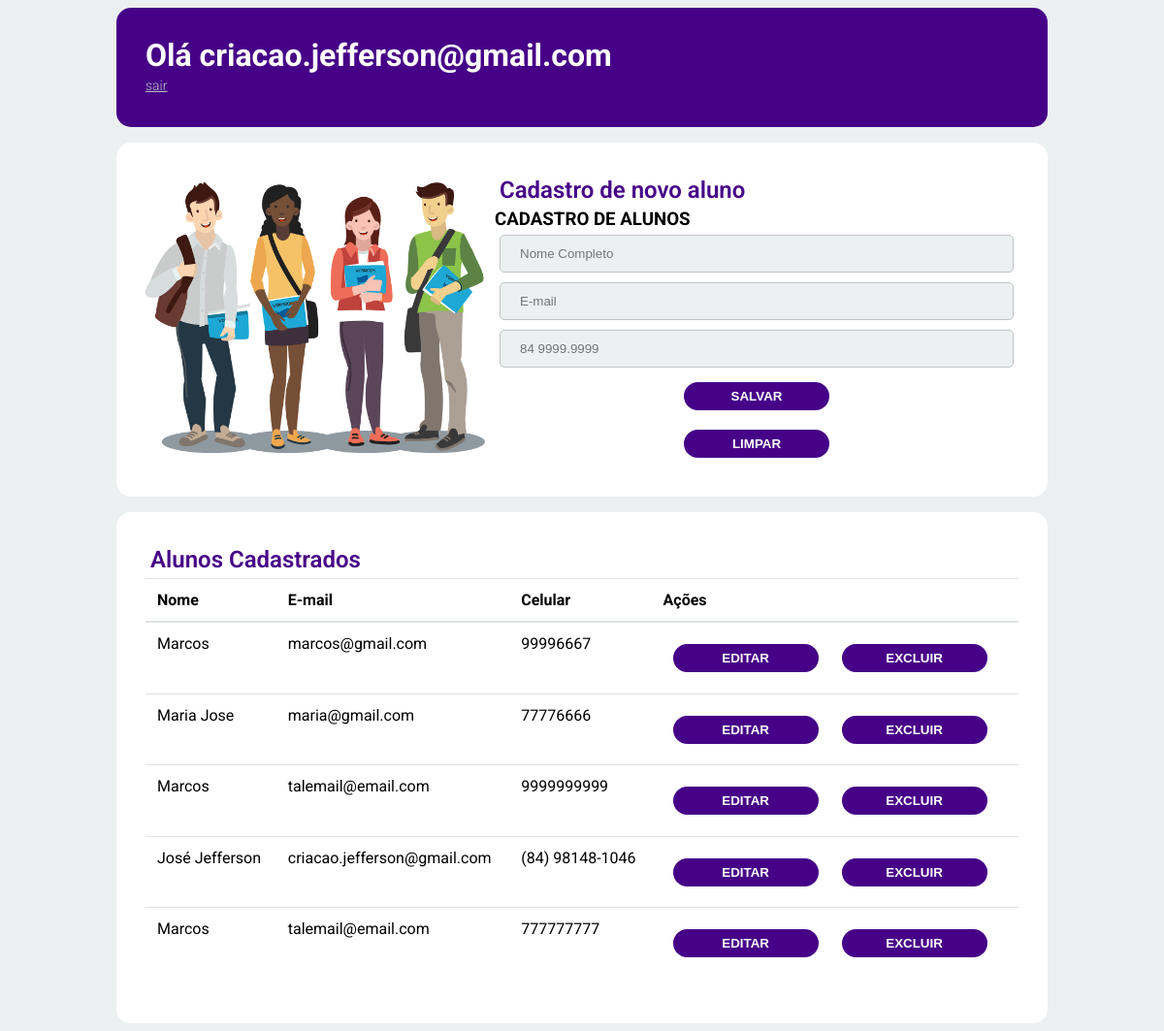
/painel.php (signed in), run on the app's committed database.
### tables this page shows
CREATE TABLE `alunos` (
  `id` int(11) NOT NULL,
  `nome` varchar(45) NOT NULL,
  `email` varchar(45) NOT NULL,
  `celular` varchar(15) DEFAULT NULL
);

### funcao.php (the view, shortened to what this page needs)
<?php
include('conexao.php');
$nome = "";
$email = "";
$celular = "";
function listar($conexao){
    $lista = '';
    if($result = $conexao->query("select * from alunos")){
        while($row = $result->fetch_row()){
            $lista = $lista.'<tr class="coluna">';
            $lista = $lista.'<td class="linha">'.utf8_encode($row[1]).'</td>';
            $lista = $lista.'<td class="linha">'.utf8_encode($row[2]).'</td>';
            $lista = $lista.'<td class="linha">'.utf8_encode($row[3]).'</td>';
            $lista = $lista.'<td class="linha">';
            $lista = $lista.'<button  class="btn btn-white" type="button" onclick="editar('.$row[0].')">EDITAR</button>';
            $lista = $lista.'&nbsp;';
            $lista = $lista.'<button  class="btn btn-white" type="button" onclick="excluir('.$row[0].')">EXCLUIR</button>';
            $lista = $lista.'</td>';
            $lista = $lista.'<tr>';
        }
    }else{
        echo("Nenhum resgistro encontrado");
    }
}
listar($conn);

### painel.php (shortened to what this page needs)
<?php
include('funcao.php');
?>
<!DOCTYPE html>
<html lang="pt-BR">
<head>
    <link rel="stylesheet" href="css/style.css">
    <link rel="stylesheet" href="css/painel.css">
</head>
<body>
    <div class="container">
        <header class="conteudo header">
            <h1>Olá <?php echo $_SESSION['email'];?></h1>
            <a class="description text-grey" href="logout.php">sair</a>
        </header>
        <section class="conteudo add">
            <div class="img">
                <img src="img/student-png.png" alt="icone cadastro">
            </div>
            <div class="formulario">
                <h2 class="title text-purple">Cadastro de novo aluno</h2>
                    <form id="cadAluno" method="POST" action="funcao.php" class="form">
                        <h3>CADASTRO DE ALUNOS</h3>
                        <label for="nome">
                        <input type="text" placeholder="Nome Completo" require id="nome" name="nome" value="<?=$nome?>"/>
                        </label>
                        <label for="email">
                        <input type="text" placeholder="E-mail" require id="email" name="email" value="<?=$email?>"/>
                        </label>
                        <label for="celular">
                        <input type="text" placeholder="84 9999.9999" require id="celular" name="celular" value="<?=$celular?>"/>
                        </label>
                        <button class="btn btn-white" type="button" onclick="salvar()">Salvar</button>
                        <button class="btn btn-white" type="button" onclick="limpar()">Limpar</button>
                    </form>
            </div>
        </section>
        <section class="conteudo tabela">
            <h2 class="title text-purple">Alunos Cadastrados</h2>
            <table class="table">
                <thead>
                  <tr>
                    <th scope="col">Nome</th>
                    <th scope="col">E-mail</th>
                    <th scope="col">Celular</th>
                    <th scope="col">Ações</th>
                  </tr>
                </thead>
                <tbody>
                <?php echo($lista) ?>
                </tbody>
              </table>
        </section>
    </div>
</body>
</html>

### css/style.css (style rules this page uses)
* { margin: 0; padding: 0; box-sizing: border-box; }
body { font-family: 'Roboto', sans-serif; }
.container { display: flex; justify-content: center; align-items: center; height: 100vh; background-color: #ecf0f1; }
.form label { background-color: #ecf0f1; border: 1px solid #bdc3c7; border-radius: 5px; margin: 5px; padding: 5px 10px; display: flex; align-items: center; }
.form input { background-color: #ecf0f1; padding: 6px 10px; width: 260px; border: none; width: 100%; }
.title { font-weight: 600; margin: 5px; }
.description { font-size: 14px; font-weight: 300; line-height: 25px; }
.text-purple { color: #460087; }
.text-grey { color: #bdc3c7; }
.form { display: flex; flex-direction: column; }
.btn { border-radius: 15px; margin: 10px; text-transform: uppercase; padding: 5px 20px; cursor: pointer; font-weight: 700; width: 150px; align-self: center; }
.btn-white { border: 2px solid #460087; background-color: #460087; color: white; transition: background-color .8s; }

### css/painel.css (style rules this page uses)
.container { flex-direction: column; height: 100%; }
.conteudo { background-color: white; border-radius: 15px; margin: 8px; width: 80%; padding: 30px; align-items: center; }
.add { display: flex; }
.img { width: 40%; }
.img img { width: 350px; }
.formulario { width: 60%; }
.header { background-color:#460087; color: white; }
table { border-collapse: collapse; }
th { text-align: inherit; }
.table { width: 100%; margin-bottom: 1rem; background-color: transparent; }
.table th, .table td { padding: 0.75rem; vertical-align: top; border-top: 1px solid #dee2e6; }
.table thead th { vertical-align: bottom; border-bottom: 2px solid #dee2e6; }

### data on the page
alunos: nome "Marcos", email "marcos@gmail.com", celular "99996667"
alunos: nome "Maria Jose", email "maria@gmail.com", celular "77776666"
alunos: nome "Marcos", email "talemail@email.com", celular "9999999999"
alunos: nome "José Jefferson", email "criacao.jefferson@gmail.com", celular "(84) 98148-1046"
alunos: nome "Marcos", email "talemail@email.com", celular "777777777"

### other printed values
$_SESSION['email'] "criacao.jefferson@gmail.com"
